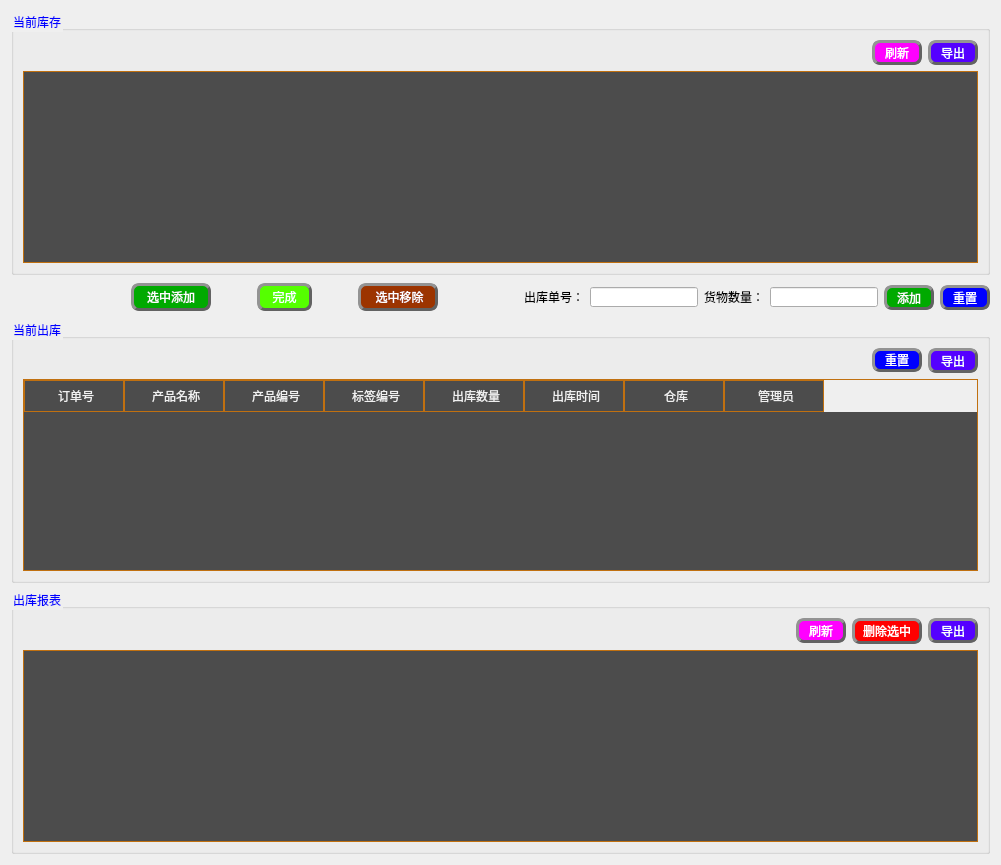
     <widget class="QWidget" name="tab_4">
      <attribute name="icon">
       <iconset resource="../res/resources.qrc">
        <normaloff>:/icons/s3.png</normaloff>:/icons/s3.png</iconset>
      </attribute>
      <attribute name="title">
       <string/>
      </attribute>
      <layout class="QGridLayout" name="gridLayout_7">
       <item row="1" column="0">
        <layout class="QVBoxLayout" name="verticalLayout_4">
         <item>
          <layout class="QHBoxLayout" name="horizontalLayout_11">
           <item>
            <widget class="QGroupBox" name="groupBox">
             <property name="minimumSize">
              <size>
               <width>200</width>
               <height>0</height>
              </size>
             </property>
             <property name="styleSheet">
              <string notr="true">QGroupBox::title{
color: rgb(0, 0, 255)
}</string>
             </property>
             <property name="title">
              <string>当前库存</string>
             </property>
             <layout class="QGridLayout" name="gridLayout_4">
              <item row="1" column="0" colspan="3">
               <widget class="QTableView" name="tableView_3">
                <property name="styleSheet">
                 <string notr="true">QHeaderView::section{  
    background: rgb(76, 76, 76);
    color: rgb(240, 240, 240);  
    padding-left: 4px;  
    border: 1px solid #C07010;  
    min-height: 30px;  
}  /*表头*/
QTableView{  
    color: rgb(0, 0, 0);  
    border: 1px solid #C07010;          /*边框颜色*/  
    gridline-color:#C07010;             /*grid线颜色*/  
    background-color: rgb(76, 76, 76); 
    alternate-background-color: rgb(200, 200, 200); /*行交替颜色*/  
    selection-background-color: rgb(130, 190, 100); /*选中行背景颜色*/  
}  
  
QTableView::item:!alternate:!selected{  
    background-color: rgb(220, 220, 220);    /*交替行的另一颜色*/  
}  

</string>
                </property>
               </widget>
              </item>
              <item row="0" column="0">
               <spacer name="horizontalSpacer_6">
                <property name="orientation">
                 <enum>Qt::Horizontal</enum>
                </property>
                <property name="sizeHint" stdset="0">
                 <size>
                  <width>40</width>
                  <height>0</height>
                 </size>
                </property>
               </spacer>
              </item>
              <item row="0" column="1">
               <widget class="QPushButton" name="pushButton_22">
                <property name="minimumSize">
                 <size>
                  <width>50</width>
                  <height>25</height>
                 </size>
                </property>
                <property name="toolTip">
                 <string>&lt;html&gt;&lt;head/&gt;&lt;body&gt;&lt;p&gt;&lt;br/&gt;&lt;/p&gt;&lt;/body&gt;&lt;/html&gt;</string>
                </property>
                <property name="whatsThis">
                 <string>&lt;html&gt;&lt;head/&gt;&lt;body&gt;&lt;p&gt;&lt;br/&gt;&lt;/p&gt;&lt;/body&gt;&lt;/html&gt;</string>
                </property>
                <property name="styleSheet">
                 <string notr="true">QPushButton{
font: 75 10pt &quot;微软雅黑&quot;;
color:rgb(255, 255, 255);
background-color:rgb(255, 0, 255);
border-radius: 8px;
border: 3px groove rgb(98, 98, 98);
border-style: outset;
}
QPushButton:pressed{
border-style: inset;
}
QPushButton:hover{
background-color:rgb(255, 170, 0);
}

</string>
                </property>
                <property name="text">
                 <string>刷新</string>
                </property>
               </widget>
              </item>
              <item row="0" column="2">
               <widget class="QPushButton" name="pushButton_21">
                <property name="minimumSize">
                 <size>
                  <width>50</width>
                  <height>25</height>
                 </size>
                </property>
                <property name="toolTip">
                 <string>&lt;html&gt;&lt;head/&gt;&lt;body&gt;&lt;p&gt;导出EXCEL&lt;/p&gt;&lt;/body&gt;&lt;/html&gt;</string>
                </property>
                <property name="styleSheet">
                 <string notr="true">QPushButton{
font: 75 10pt &quot;微软雅黑&quot;;
color:rgb(255, 255, 255);
background-color:rgb(85, 0, 255);
border-radius: 8px;
border: 3px groove rgb(98, 98, 98);
border-style: outset;
}
QPushButton:pressed{
border-style: inset;
}
QPushButton:hover{
background-color:rgb(255, 170, 0);
}

</string>
                </property>
                <property name="text">
                 <string>导出</string>
                </property>
               </widget>
              </item>
             </layout>
            </widget>
           </item>
          </layout>
         </item>
         <item>
          <layout class="QHBoxLayout" name="horizontalLayout_30">
           <item>
            <layout class="QHBoxLayout" name="horizontalLayout_8">
             <property name="topMargin">
              <number>0</number>
             </property>
             <item>
              <layout class="QVBoxLayout" name="verticalLayout_5">
               <item>
                <layout class="QHBoxLayout" name="horizontalLayout_6">
                 <item>
                  <spacer name="horizontalSpacer_3">
                   <property name="orientation">
                    <enum>Qt::Horizontal</enum>
                   </property>
                   <property name="sizeHint" stdset="0">
                    <size>
                     <width>120</width>
                     <height>20</height>
                    </size>
                   </property>
                  </spacer>
                 </item>
                 <item>
                  <widget class="QPushButton" name="pushButton_15">
                   <property name="minimumSize">
                    <size>
                     <width>80</width>
                     <height>28</height>
                    </size>
                   </property>
                   <property name="maximumSize">
                    <size>
                     <width>70</width>
                     <height>28</height>
                    </size>
                   </property>
                   <property name="styleSheet">
                    <string notr="true">QPushButton{
font: 75 10pt &quot;微软雅黑&quot;;
color:rgb(255, 255, 255);
background-color: rgb(0, 170, 0);
border-radius: 8px;
border: 3px groove rgb(98, 98, 98);
border-style: outset;
}
QPushButton:pressed{
border-style: inset;
}
QPushButton:hover{
background-color:rgb(255, 170, 0);
}

</string>
                   </property>
                   <property name="text">
                    <string>选中添加</string>
                   </property>
                   <property name="icon">
                    <iconset>
                     <disabledon>:/qt 图标/更新图标/sign-down-icon.png</disabledon>
                    </iconset>
                   </property>
                  </widget>
                 </item>
                 <item>
                  <spacer name="horizontalSpacer_10">
                   <property name="orientation">
                    <enum>Qt::Horizontal</enum>
                   </property>
                   <property name="sizeHint" stdset="0">
                    <size>
                     <width>40</width>
                     <height>20</height>
                    </size>
                   </property>
                  </spacer>
                 </item>
                 <item>
                  <widget class="QPushButton" name="pushButton_19">
                   <property name="minimumSize">
                    <size>
                     <width>55</width>
                     <height>28</height>
                    </size>
                   </property>
                   <property name="maximumSize">
                    <size>
                     <width>55</width>
                     <height>28</height>
                    </size>
                   </property>
                   <property name="styleSheet">
                    <string notr="true">QPushButton{
font: 75 10pt &quot;微软雅黑&quot;;
color:rgb(255, 255, 255);
background-color:rgb(85, 255, 0);
border-radius: 8px;
border: 3px groove rgb(98, 98, 98);
border-style: outset;
}
QPushButton:pressed{
border-style: inset;
}
QPushButton:hover{
background-color:rgb(255, 170, 0);
}

</string>
                   </property>
                   <property name="text">
                    <string>完成</string>
                   </property>
                  </widget>
                 </item>
                 <item>
                  <spacer name="horizontalSpacer_18">
                   <property name="orientation">
                    <enum>Qt::Horizontal</enum>
                   </property>
                   <property name="sizeHint" stdset="0">
                    <size>
                     <width>40</width>
                     <height>20</height>
                    </size>
                   </property>
                  </spacer>
                 </item>
                 <item>
                  <widget class="QPushButton" name="pushButton_16">
                   <property name="minimumSize">
                    <size>
                     <width>80</width>
                     <height>28</height>
                    </size>
                   </property>
                   <property name="maximumSize">
                    <size>
                     <width>80</width>
                     <height>28</height>
                    </size>
                   </property>
                   <property name="styleSheet">
                    <string notr="true">QPushButton{
font: 75 10pt &quot;微软雅黑&quot;;
color:rgb(255, 255, 255);
background-color:rgb(156, 52, 0);
border-radius: 8px;
border: 3px groove rgb(98, 98, 98);
border-style: outset;
}
QPushButton:pressed{
border-style: inset;
}
QPushButton:hover{
background-color:rgb(255, 170, 0);
}

</string>
                   </property>
                   <property name="text">
                    <string> 选中移除</string>
                   </property>
                   <property name="icon">
                    <iconset>
                     <activeoff>:/qt 图标/更新图标/sign-up-icon.png</activeoff>
                     <activeon>:/qt 图标/更新图标/updater.png</activeon>
                    </iconset>
                   </property>
                  </widget>
                 </item>
                 <item>
                  <spacer name="horizontalSpacer_9">
                   <property name="orientation">
                    <enum>Qt::Horizontal</enum>
                   </property>
                   <property name="sizeHint" stdset="0">
                    <size>
                     <width>40</width>
                     <height>20</height>
                    </size>
                   </property>
                  </spacer>
                 </item>
                </layout>
               </item>
              </layout>
             </item>
             <item>
              <spacer name="horizontalSpacer_19">
               <property name="orientation">
                <enum>Qt::Horizontal</enum>
               </property>
               <property name="sizeHint" stdset="0">
                <size>
                 <width>40</width>
                 <height>20</height>
                </size>
               </property>
              </spacer>
             </item>
             <item>
              <layout class="QHBoxLayout" name="horizontalLayout_7">
               <item>
                <widget class="QLabel" name="label_3">
                 <property name="maximumSize">
                  <size>
                   <width>60</width>
                   <height>23</height>
                  </size>
                 </property>
                 <property name="text">
                  <string>出库单号：</string>
                 </property>
                </widget>
               </item>
               <item>
                <widget class="QLineEdit" name="lineEdit_3">
                 <property name="maximumSize">
                  <size>
                   <width>137</width>
                   <height>20</height>
                  </size>
                 </property>
                </widget>
               </item>
               <item>
                <widget class="QLabel" name="label_4">
                 <property name="maximumSize">
                  <size>
                   <width>60</width>
                   <height>23</height>
                  </size>
                 </property>
                 <property name="text">
                  <string>货物数量：</string>
                 </property>
                </widget>
               </item>
               <item>
                <widget class="QLineEdit" name="lineEdit_4">
                 <property name="maximumSize">
                  <size>
                   <width>137</width>
                   <height>20</height>
                  </size>
                 </property>
                </widget>
               </item>
               <item>
                <widget class="QPushButton" name="pushButton_18">
                 <property name="minimumSize">
                  <size>
                   <width>50</width>
                   <height>25</height>
                  </size>
                 </property>
                 <property name="maximumSize">
                  <size>
                   <width>75</width>
                   <height>23</height>
                  </size>
                 </property>
                 <property name="styleSheet">
                  <string notr="true">QPushButton{
font: 75 10pt &quot;微软雅黑&quot;;
color:rgb(255, 255, 255);
background-color: rgb(0, 170, 0);
border-radius: 8px;
border: 3px groove rgb(98, 98, 98);
border-style: outset;
}
QPushButton:pressed{
border-style: inset;
}
QPushButton:hover{
background-color:rgb(255, 170, 0);
}

</string>
                 </property>
                 <property name="text">
                  <string>添加</string>
                 </property>
                </widget>
               </item>
               <item>
                <widget class="QPushButton" name="pushButton_17">
                 <property name="minimumSize">
                  <size>
                   <width>50</width>
                   <height>25</height>
                  </size>
                 </property>
                 <property name="maximumSize">
                  <size>
                   <width>75</width>
                   <height>23</height>
                  </size>
                 </property>
                 <property name="styleSheet">
                  <string notr="true">QPushButton{
font: 75 10pt &quot;微软雅黑&quot;;
color:rgb(255, 255, 255);
background-color:rgb(0, 0, 255);
border-radius: 8px;
border: 3px groove rgb(98, 98, 98);
border-style: outset;
}
QPushButton:pressed{
border-style: inset;
}
QPushButton:hover{
background-color:rgb(255, 170, 0);
}

</string>
                 </property>
                 <property name="text">
                  <string>重置</string>
                 </property>
                </widget>
               </item>
              </layout>
             </item>
             <item>
              <layout class="QHBoxLayout" name="horizontalLayout_22">
               <property name="leftMargin">
                <number>0</number>
               </property>
               <property name="topMargin">
                <number>30</number>
               </property>
               <property name="bottomMargin">
                <number>0</number>
               </property>
              </layout>
             </item>
             <item>
              <layout class="QHBoxLayout" name="horizontalLayout_23">
               <property name="leftMargin">
                <number>0</number>
               </property>
               <property name="topMargin">
                <number>32</number>
               </property>
              </layout>
             </item>
            </layout>
           </item>
          </layout>
         </item>
         <item>
          <widget class="QGroupBox" name="groupBox_2">
           <property name="styleSheet">
            <string notr="true">QGroupBox::title{
color: rgb(0, 0, 255)
}</string>
           </property>
           <property name="title">
            <string>当前出库</string>
           </property>
           <layout class="QGridLayout" name="gridLayout_5">
            <item row="1" column="0" colspan="3">
             <widget class="QTableWidget" name="tableWidget_4">
              <property name="whatsThis">
               <string>&lt;html&gt;&lt;head/&gt;&lt;body&gt;&lt;p&gt;v规划局规划局&lt;/p&gt;&lt;/body&gt;&lt;/html&gt;</string>
              </property>
              <property name="styleSheet">
               <string notr="true">QHeaderView::section{  
    background: rgb(76, 76, 76);
    color: rgb(240, 240, 240);  
    padding-left: 4px;  
    border: 1px solid #C07010;  
    min-height: 30px;  
}  /*表头*/
QTableView{  
    color: rgb(0, 0, 0);  
    border: 1px solid #C07010;          /*边框颜色*/  
    gridline-color:#C07010;             /*grid线颜色*/  
    background-color: rgb(76, 76, 76); 
    alternate-background-color: rgb(200, 200, 200); /*行交替颜色*/  
    selection-background-color: rgb(130, 190, 100); /*选中行背景颜色*/  
}  
  
QTableView::item:!alternate:!selected{  
    background-color: rgb(220, 220, 220);    /*交替行的另一颜色*/  
}  
</string>
              </property>
              <column>
               <property name="text">
                <string>订单号</string>
               </property>
               <property name="textAlignment">
                <set>AlignCenter</set>
               </property>
              </column>
              <column>
               <property name="text">
                <string>产品名称</string>
               </property>
               <property name="textAlignment">
                <set>AlignCenter</set>
               </property>
              </column>
              <column>
               <property name="text">
                <string>产品编号</string>
               </property>
               <property name="textAlignment">
                <set>AlignCenter</set>
               </property>
              </column>
              <column>
               <property name="text">
                <string>标签编号</string>
               </property>
               <property name="textAlignment">
                <set>AlignCenter</set>
               </property>
              </column>
              <column>
               <property name="text">
                <string>出库数量</string>
               </property>
               <property name="textAlignment">
                <set>AlignCenter</set>
               </property>
              </column>
              <column>
               <property name="text">
                <string>出库时间</string>
               </property>
               <property name="textAlignment">
                <set>AlignCenter</set>
               </property>
              </column>
              <column>
               <property name="text">
                <string>仓库</string>
               </property>
               <property name="textAlignment">
                <set>AlignCenter</set>
               </property>
              </column>
              <column>
               <property name="text">
                <string>管理员</string>
               </property>
               <property name="textAlignment">
                <set>AlignCenter</set>
               </property>
              </column>
             </widget>
            </item>
            <item row="0" column="0">
             <spacer name="horizontalSpacer_7">
              <property name="orientation">
               <enum>Qt::Horizontal</enum>
              </property>
              <property name="sizeHint" stdset="0">
               <size>
                <width>40</width>
                <height>0</height>
               </size>
              </property>
             </spacer>
            </item>
            <item row="0" column="1">
             <widget class="QPushButton" name="pushButton_23">
              <property name="minimumSize">
               <size>
                <width>50</width>
                <height>23</height>
               </size>
              </property>
              <property name="toolTip">
               <string>&lt;html&gt;&lt;head/&gt;&lt;body&gt;&lt;p&gt;重置&lt;/p&gt;&lt;/body&gt;&lt;/html&gt;</string>
              </property>
              <property name="styleSheet">
               <string notr="true">QPushButton{
font: 75 10pt &quot;微软雅黑&quot;;
color:rgb(255, 255, 255);
background-color:rgb(0, 0, 255);
border-radius: 8px;
border: 3px groove rgb(98, 98, 98);
border-style: outset;
}
QPushButton:pressed{
border-style: inset;
}
QPushButton:hover{
background-color:rgb(255, 170, 0);
}

</string>
              </property>
              <property name="text">
               <string>重置</string>
              </property>
             </widget>
            </item>
            <item row="0" column="2">
             <widget class="QPushButton" name="pushButton_20">
              <property name="minimumSize">
               <size>
                <width>50</width>
                <height>25</height>
               </size>
              </property>
              <property name="toolTip">
               <string>&lt;html&gt;&lt;head/&gt;&lt;body&gt;&lt;p&gt;&lt;br/&gt;&lt;/p&gt;&lt;/body&gt;&lt;/html&gt;</string>
              </property>
              <property name="whatsThis">
               <string notr="true">&lt;html&gt;&lt;head/&gt;&lt;body&gt;&lt;p&gt;&lt;br/&gt;&lt;/p&gt;&lt;/body&gt;&lt;/html&gt;</string>
              </property>
              <property name="styleSheet">
               <string notr="true">QPushButton{
font: 75 10pt &quot;微软雅黑&quot;;
color:rgb(255, 255, 255);
background-color:rgb(85, 0, 255);
border-radius: 8px;
border: 3px groove rgb(98, 98, 98);
border-style: outset;
}
QPushButton:pressed{
border-style: inset;
}
QPushButton:hover{
background-color:rgb(255, 170, 0);
}

</string>
              </property>
              <property name="text">
               <string>导出</string>
              </property>
             </widget>
            </item>
           </layout>
          </widget>
         </item>
         <item>
          <layout class="QHBoxLayout" name="horizontalLayout_12">
           <item>
            <layout class="QHBoxLayout" name="horizontalLayout_10"/>
           </item>
          </layout>
         </item>
         <item>
          <widget class="QGroupBox" name="groupBox_3">
           <property name="styleSheet">
            <string notr="true">QGroupBox::title{
color: rgb(0, 0, 255)
}</string>
           </property>
           <property name="title">
            <string>出库报表</string>
           </property>
           <layout class="QGridLayout" name="gridLayout_6">
            <item row="1" column="0">
             <spacer name="horizontalSpacer_2">
              <property name="orientation">
               <enum>Qt::Horizontal</enum>
              </property>
              <property name="sizeHint" stdset="0">
               <size>
                <width>40</width>
                <height>20</height>
               </size>
              </property>
             </spacer>
            </item>
            <item row="1" column="1">
             <widget class="QPushButton" name="pushButton_24">
              <property name="minimumSize">
               <size>
                <width>50</width>
                <height>25</height>
               </size>
              </property>
              <property name="styleSheet">
               <string notr="true">QPushButton{
font: 75 10pt &quot;微软雅黑&quot;;
color:rgb(255, 255, 255);
background-color:rgb(255, 0, 255);
border-radius: 8px;
border: 3px groove rgb(98, 98, 98);
border-style: outset;
}
QPushButton:pressed{
border-style: inset;
}
QPushButton:hover{
background-color:rgb(255, 170, 0);
}

</string>
              </property>
              <property name="text">
               <string>刷新</string>
              </property>
             </widget>
            </item>
            <item row="1" column="3">
             <widget class="QPushButton" name="pushButton_25">
              <property name="sizePolicy">
               <sizepolicy hsizetype="Minimum" vsizetype="Fixed">
                <horstretch>0</horstretch>
                <verstretch>0</verstretch>
               </sizepolicy>
              </property>
              <property name="minimumSize">
               <size>
                <width>50</width>
                <height>25</height>
               </size>
              </property>
              <property name="styleSheet">
               <string notr="true">QPushButton{
font: 75 10pt &quot;微软雅黑&quot;;
color:rgb(255, 255, 255);
background-color:rgb(85, 0, 255);
border-radius: 8px;
border: 3px groove rgb(98, 98, 98);
border-style: outset;
}
QPushButton:pressed{
border-style: inset;
}
QPushButton:hover{
background-color:rgb(255, 170, 0);
}

</string>
              </property>
              <property name="text">
               <string>导出</string>
              </property>
             </widget>
            </item>
            <item row="2" column="0" colspan="4">
             <widget class="QTableView" name="tableView_5">
              <property name="styleSheet">
               <string notr="true">QHeaderView::section{  
    background: rgb(76, 76, 76);
    color: rgb(240, 240, 240);  
    padding-left: 4px;  
    border: 1px solid #C07010;  
    min-height: 30px;  
}  /*表头*/
QTableView{  
    color: rgb(0, 0, 0);  
    border: 1px solid #C07010;          /*边框颜色*/  
    gridline-color:#C07010;             /*grid线颜色*/  
    background-color: rgb(76, 76, 76); 
    alternate-background-color: rgb(200, 200, 200); /*行交替颜色*/  
    selection-background-color: rgb(130, 190, 100); /*选中行背景颜色*/  
}  
  
QTableView::item:!alternate:!selected{  
    background-color: rgb(220, 220, 220);    /*交替行的另一颜色*/  
}  
</string>
              </property>
             </widget>
            </item>
            <item row="1" column="2">
             <widget class="QPushButton" name="pushButton_31">
              <property name="minimumSize">
               <size>
                <width>70</width>
                <height>26</height>
               </size>
              </property>
              <property name="styleSheet">
               <string notr="true">QPushButton{
font: 75 10pt &quot;微软雅黑&quot;;
color:rgb(255, 255, 255);
background-color:rgb(255, 0, 0);
border-radius: 8px;
border: 3px groove rgb(98, 98, 98);
border-style: outset;
}
QPushButton:pressed{
border-style: inset;
}
QPushButton:hover{
background-color:rgb(255, 170, 0);
}

</string>
              </property>
              <property name="text">
               <string>删除选中</string>
              </property>
             </widget>
            </item>
           </layout>
          </widget>
         </item>
        </layout>
       </item>
      </layout>
     </widget>
